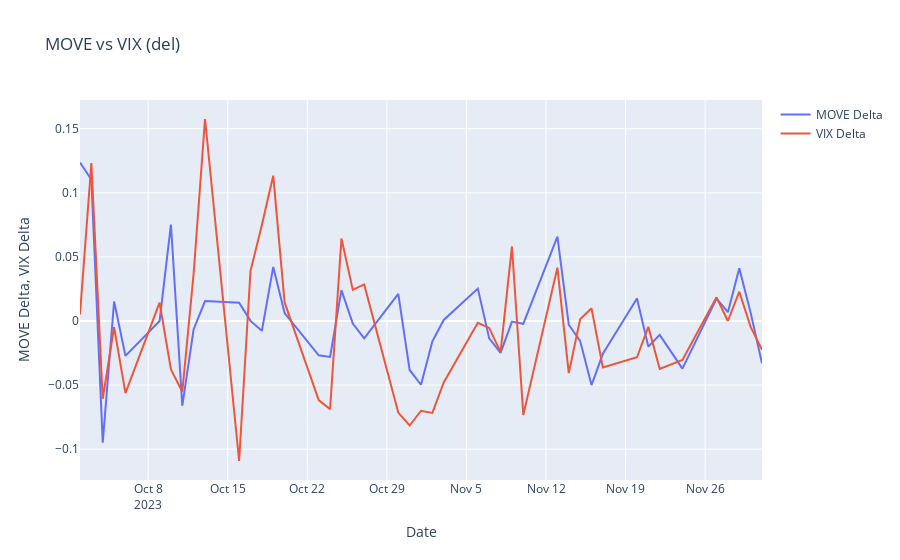
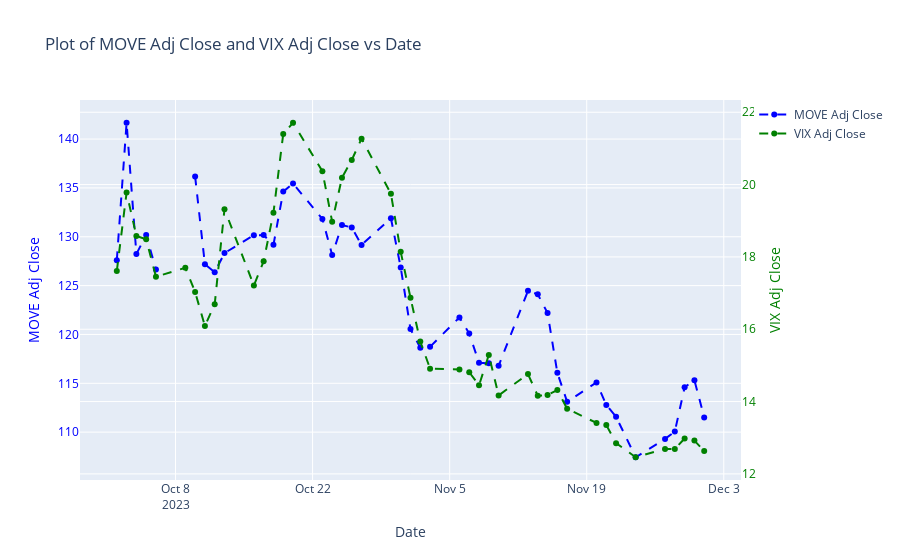

Notebook code cell kept with these figures, in order:
### Code cell
yield_curve.plot_yields_p(df_vol, ['MOVE Delta', 'VIX Delta'], custom_title='MOVE vs VIX (del)', date_subset_range=date_range)
yield_curve.plot_dataframe_columns_with_secondary_y_plotly(df_vol, "Date", "MOVE Adj Close", "VIX Adj Close", date_subset_range=date_range)
